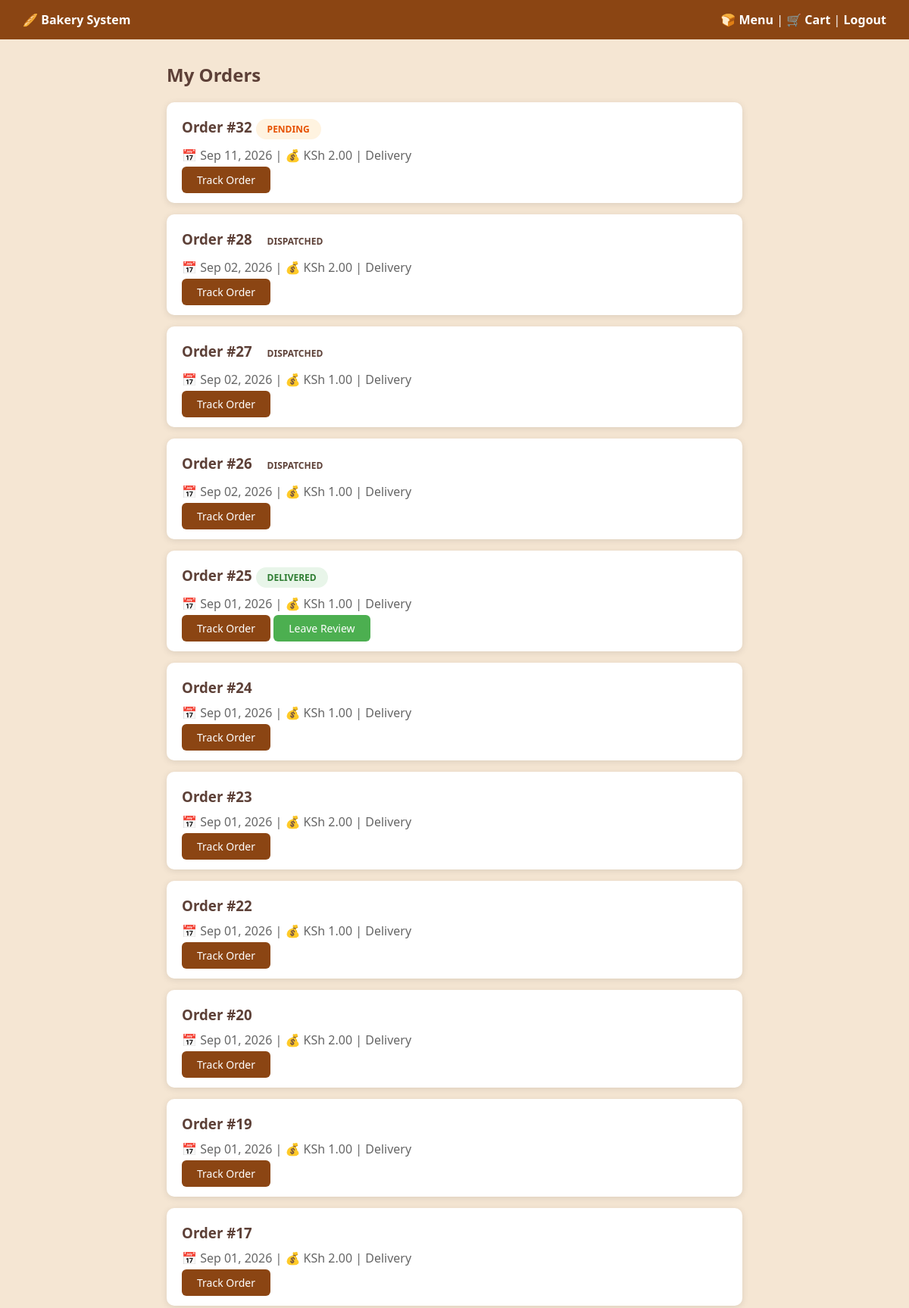
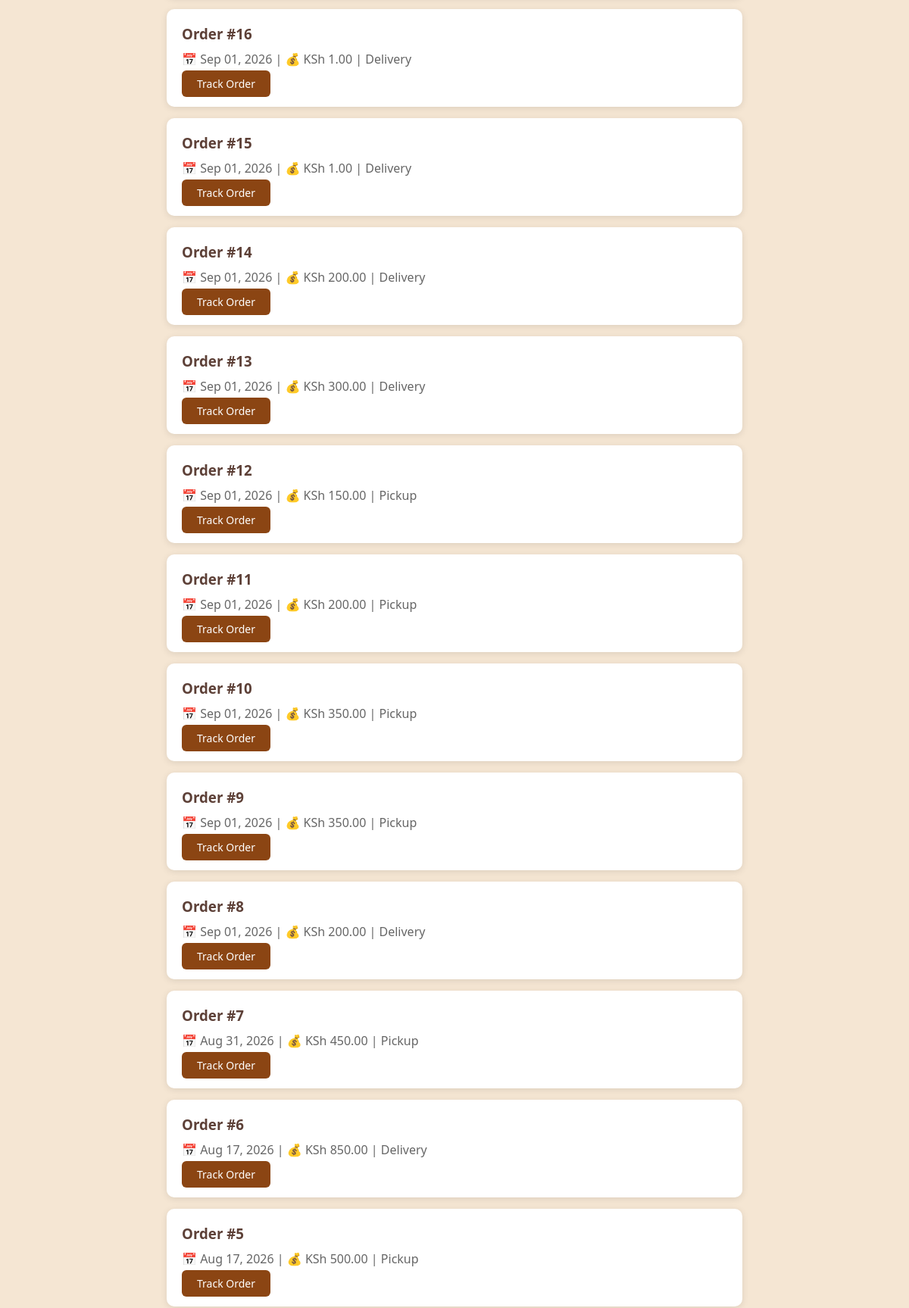
Screenshot of /customer/order_history.php (signed in, upper part) with the database file from the repository (2 pictures, top to bottom).
### tables this page shows
CREATE TABLE `orders` (
  `order_id` int(11) NOT NULL,
  `customer_id` int(11) NOT NULL,
  `driver_id` int(11) DEFAULT NULL,
  `total` decimal(10,2) NOT NULL,
  `order_type` enum('pickup','delivery') NOT NULL,
  `status` varchar(50) DEFAULT 'pending',
  `pickup_date` date DEFAULT NULL,
  `delivery_date` date DEFAULT NULL,
  `delivery_address` text DEFAULT NULL,
  `payment_method` enum('mpesa','card','cash_on_delivery') DEFAULT 'mpesa',
  `payment_status` varchar(50) DEFAULT 'pending',
  `mpesa_phone` varchar(20) DEFAULT NULL,
  `cancelled_by` int(11) DEFAULT NULL,
  `cancel_reason` text DEFAULT NULL,
  `cancelled_at` timestamp NULL DEFAULT NULL,
  `created_at` timestamp NOT NULL DEFAULT current_timestamp(),
  `updated_at` timestamp NOT NULL DEFAULT current_timestamp() ON UPDATE current_timestamp(),
  `mpesa_checkout_id` varchar(100) DEFAULT NULL,
  `mpesa_result` text DEFAULT NULL
);

### includes/functions.php (called while the page is built, shortened)
<?php
function format_money($amount) {
    return 'KSh ' . number_format($amount, 2);
}
?>

### customer/order_history.php (the view, shortened to what this page needs)
<?php
include '../includes/functions.php';
include '../includes/db_connect.php';
$customer_id = $_SESSION['user_id'];
$sql = "SELECT * FROM orders WHERE customer_id = $customer_id ORDER BY created_at DESC";
$result = mysqli_query($conn, $sql);
?>
<!DOCTYPE html>
<html lang="en">
<head>
</head>
<body>
    <div class="header">
        <a href="menu.php">🥖 Bakery System</a>
        <div>
            <a href="menu.php">🍞 Menu</a> |
            <a href="cart.php">🛒 Cart</a> |
            <a href="../logout.php">Logout</a>
        </div>
    </div>
    <div class="container">
        <h2 style="color: #5D4037; margin-bottom: 20px;">My Orders</h2>
        <?php while ($row = mysqli_fetch_assoc($result)): ?>
        <div class="order-card">
            <h3>Order #<?php echo $row['order_id']; ?>
                <span class="status status-<?php echo $row['status']; ?>"><?php echo ucfirst($row['status']); ?></span>
            </h3>
            <div class="order-info">
                📅 <?php echo date('M d, Y', strtotime($row['created_at'])); ?> |
                💰 <?php echo format_money($row['total']); ?> |
                <?php echo ucfirst($row['order_type']); ?>
            </div>
            <a href="track_order.php?order_id=<?php echo $row['order_id']; ?>" class="btn">Track Order</a>
            <?php if ($row['status'] == 'delivered' && !review_exists($conn, $row['order_id'], $customer_id)): ?>
            <a href="leave_review.php?order_id=<?php echo $row['order_id']; ?>" class="btn" style="background: #4CAF50;">Leave Review</a>
            <?php endif; ?>
        </div>
        <?php endwhile; ?>
    </div>
</body>
</html>
<?php
function review_exists($conn, $order_id, $customer_id) {
    $sql = "SELECT * FROM reviews WHERE order_id = $order_id AND customer_id = $customer_id";
    $result = mysqli_query($conn, $sql);
    return mysqli_num_rows($result) > 0;
}
?>

### customer/order_history.php (style rules this page uses)
* { margin: 0; padding: 0; box-sizing: border-box; }
body { font-family: 'Segoe UI'; background: #f5e6d3; min-height: 100vh; }
.header { background: #8B4513; color: white; padding: 15px 30px; display: flex; justify-content: space-between; align-items: center; }
.header a { color: white; text-decoration: none; font-weight: bold; }
.container { max-width: 800px; margin: 30px auto; padding: 0 20px; }
.order-card { background: white; padding: 20px; border-radius: 10px; margin-bottom: 15px; box-shadow: 0 2px 10px rgba(0,0,0,0.1); }
.order-card h3 { color: #5D4037; margin-bottom: 10px; }
.order-info { color: #666; margin-bottom: 10px; }
.status { display: inline-block; padding: 5px 15px; border-radius: 15px; font-size: 12px; font-weight: bold; text-transform: uppercase; }
.status-pending { background: #fff3e0; color: #e65100; }
.status-delivered { background: #e8f5e9; color: #2e7d32; }
.btn { padding: 8px 20px; background: #8B4513; color: white; text-decoration: none; border-radius: 6px; font-size: 14px; }

### rows the page displays
orders: order_id "32", status "PENDING", created_at "Sep 11, 2026", total "KSh 2.00", order_type "Delivery"
orders: order_id "28", status "DISPATCHED", created_at "Sep 02, 2026", total "KSh 2.00", order_type "Delivery"
orders: order_id "27", status "DISPATCHED", created_at "Sep 02, 2026", total "KSh 1.00", order_type "Delivery"
orders: order_id "26", status "DISPATCHED", created_at "Sep 02, 2026", total "KSh 1.00", order_type "Delivery"
orders: order_id "25", status "DELIVERED", created_at "Sep 01, 2026", total "KSh 1.00", order_type "Delivery"
orders: order_id "24", created_at "Sep 01, 2026", total "KSh 1.00", order_type "Delivery"
orders: order_id "23", created_at "Sep 01, 2026", total "KSh 2.00", order_type "Delivery"
orders: order_id "22", created_at "Sep 01, 2026", total "KSh 1.00", order_type "Delivery"
orders: order_id "20", created_at "Sep 01, 2026", total "KSh 2.00", order_type "Delivery"
orders: order_id "19", created_at "Sep 01, 2026", total "KSh 1.00", order_type "Delivery"
orders: order_id "17", created_at "Sep 01, 2026", total "KSh 2.00", order_type "Delivery"
orders: order_id "16", created_at "Sep 01, 2026", total "KSh 1.00", order_type "Delivery"
orders: order_id "15", created_at "Sep 01, 2026", total "KSh 1.00", order_type "Delivery"
orders: order_id "14", created_at "Sep 01, 2026", total "KSh 200.00", order_type "Delivery"
orders: order_id "13", created_at "Sep 01, 2026", total "KSh 300.00", order_type "Delivery"
orders: order_id "12", created_at "Sep 01, 2026", total "KSh 150.00", order_type "Pickup"
orders: order_id "11", created_at "Sep 01, 2026", total "KSh 200.00", order_type "Pickup"
orders: order_id "10", created_at "Sep 01, 2026", total "KSh 350.00", order_type "Pickup"
orders: order_id "9", created_at "Sep 01, 2026", total "KSh 350.00", order_type "Pickup"
orders: order_id "8", created_at "Sep 01, 2026", total "KSh 200.00", order_type "Delivery"
orders: order_id "7", created_at "Aug 31, 2026", total "KSh 450.00", order_type "Pickup"
orders: order_id "6", created_at "Aug 17, 2026", total "KSh 850.00", order_type "Delivery"
orders: order_id "5", created_at "Aug 17, 2026", total "KSh 500.00", order_type "Pickup"
